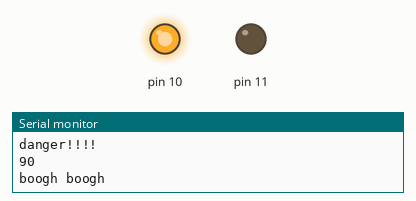
Simulated run of this sketch. Board: Arduino Uno, built with avr-gcc and run on an emulated ATmega328P. On the bench: output pins drawn as LEDs (lit = HIGH), the last lines printed to the serial monitor.

Above: at 0.1 s.
At 2.1 s:
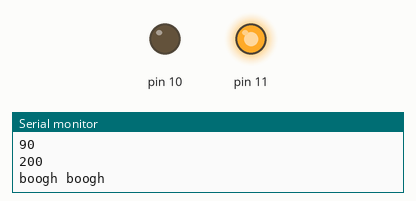
At 4.1 s:
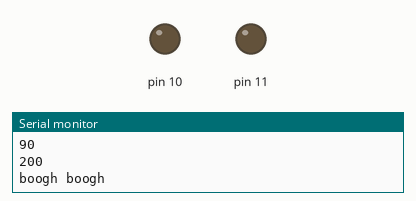
Timing chart, 0 to 5.6 s (numbered marks = the images above):
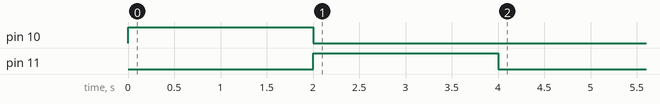

The sketch:

class_object.ino
```cpp
class Car
{
  public:
    Car(int pin, int color, int maxSpeed, int silandrCount, bool isShassiBoland);
    void startCar();
    void setSpeed(int speed);
    void turnOff();
    int getSpeed();
    void boogh();
  private:
    int _pin;
    int _rang;
    int _taheSorat;
    int _silandrCount;
    int _speed;
    bool _isShassiBoland;
    void speedUp(int speed);
};

Car::Car(int pin, int color, int maxSpeed, int silandrCount, bool isShassiBoland)
{
  _pin = pin;
  _rang = color;
  _taheSorat = maxSpeed;
  _silandrCount = silandrCount;
  _isShassiBoland = isShassiBoland;
  _speed = 0;
  pinMode(_pin, OUTPUT);
}

void Car::startCar()
{
  digitalWrite(_pin, HIGH);
}

void Car::setSpeed(int speed)
{
  if(speed > _taheSorat){
    Serial.println("danger!!!!");
  }else{
    _speed = speed;
  }
}

void Car::turnOff()
{
  digitalWrite(_pin, LOW);
}

int Car::getSpeed()
{
  return _speed;
}

void Car::boogh()
{
  Serial.println("boogh boogh");
}

Car pride(10, 1, 140, 4, 0);
Car bmw(11, 2, 300, 6, 1);

void setup() {
  Serial.begin(9600);
  Serial.println("PRIDE");
  pride.startCar();
  Serial.println(pride.getSpeed());
  pride.setSpeed(90);
  Serial.println(pride.getSpeed());
  pride.setSpeed(200);
  Serial.println(pride.getSpeed());
  pride.boogh();
  delay(2000);
  pride.turnOff();
  Serial.println();
  Serial.println("BMW");
  bmw.startCar();
  Serial.println(bmw.getSpeed());
  bmw.setSpeed(90);
  Serial.println(bmw.getSpeed());
  bmw.setSpeed(200);
  Serial.println(bmw.getSpeed());
  bmw.boogh();
  delay(2000);
  bmw.turnOff();
}

void loop() {
}
```
